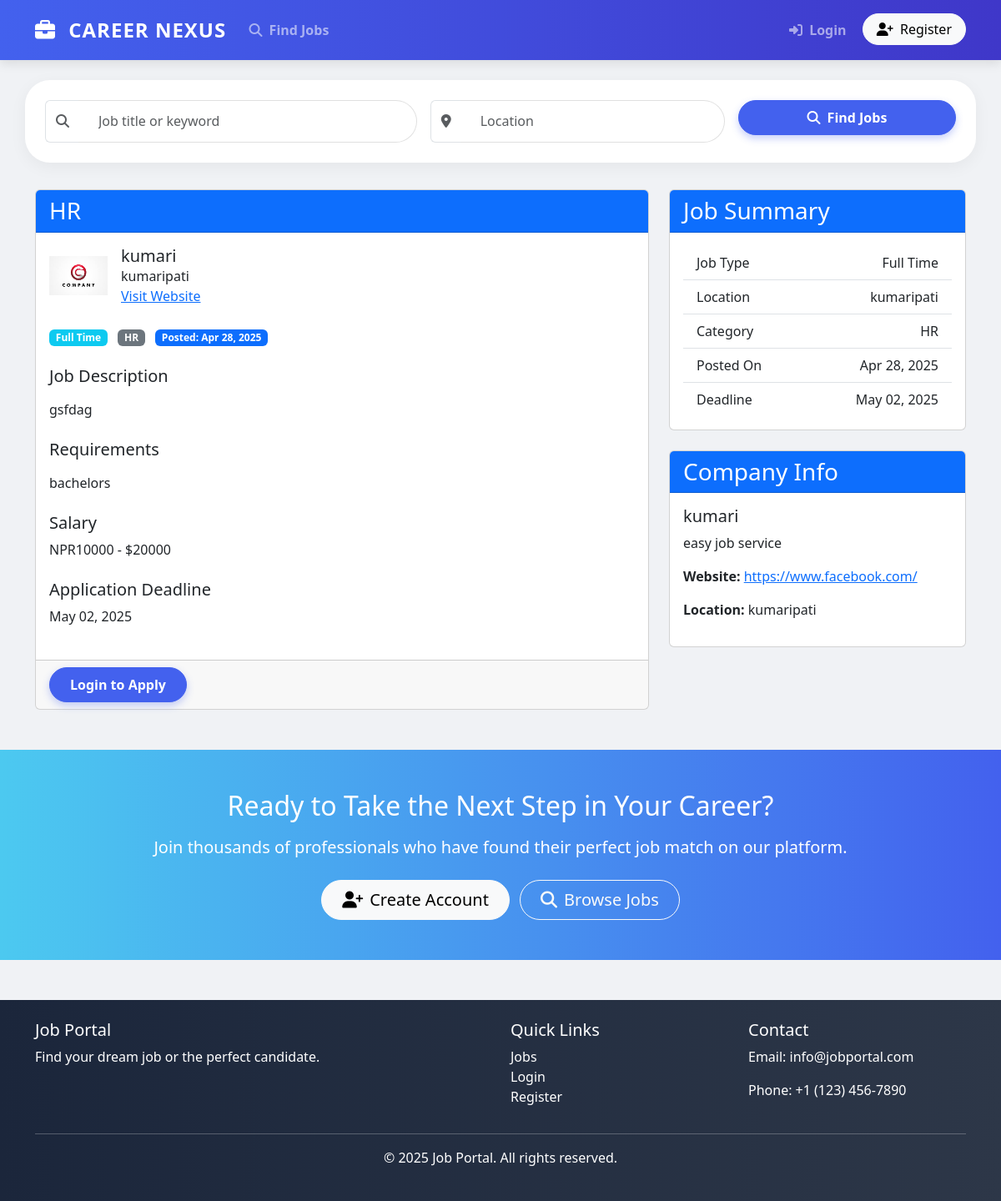
Screenshot of /jobs/3/ with the database file from the repository.
### jobs/models.py (models this page shows, shortened)
class Job(models.Model):
    JOB_TYPE_CHOICES = [
        ('full_time', 'Full Time'),
        ('part_time', 'Part Time'),
        ('contract', 'Contract'),
        ('internship', 'Internship'),
        ('remote', 'Remote'),
    ]
    title = models.CharField(max_length=100)
    company = models.ForeignKey(Company, on_delete=models.CASCADE, related_name='jobs')
    category = models.ForeignKey(Category, on_delete=models.SET_NULL, null=True, related_name='jobs')
    description = models.TextField()
    requirements = models.TextField()
    salary_min = models.IntegerField(blank=True, null=True)
    salary_max = models.IntegerField(blank=True, null=True)
    location = models.CharField(max_length=100)
    job_type = models.CharField(max_length=20, choices=JOB_TYPE_CHOICES)
    posted_by = models.ForeignKey(User, on_delete=models.CASCADE, related_name='posted_jobs')
    created_at = models.DateTimeField(auto_now_add=True)
    deadline = models.DateField()
    is_active = models.BooleanField(default=True)

class Category(models.Model):
    name = models.CharField(max_length=100)
    class Meta:
        verbose_name_plural = "Categories"

### companies/models.py (models this page shows, shortened)
class Company(models.Model):
    name = models.CharField(max_length=100)
    owner = models.ForeignKey(User, on_delete=models.CASCADE, related_name='companies')
    logo = models.ImageField(upload_to='company_logos/', blank=True, null=True)
    description = models.TextField()
    website = models.URLField(blank=True, null=True)
    location = models.CharField(max_length=100)
    established_date = models.DateField(blank=True, null=True)
    class Meta:
        verbose_name_plural = "Companies"

### jobs/views.py (the view)
# urls.py: path('jobs/<int:pk>/', views.job_detail, name='job_detail'),
def job_detail(request, pk):
    job = get_object_or_404(Job, pk=pk)
    already_applied = False
    if request.user.is_authenticated:
        already_applied = Application.objects.filter(job=job, applicant=request.user).exists()
    return render(request, 'jobs/job_detail.html', {
        'job': job,
        'already_applied': already_applied
    })

### templates/jobs/job_detail.html (shortened to what this page needs)
{% extends 'base.html' %}
{% block content %}
<div class="row">
    <div class="col-md-8">
        <div class="card mb-4">
            <div class="card-header bg-primary text-white">
                <h3 class="mb-0">{{ job.title }}</h3>
            </div>
            <div class="card-body">
                <div class="d-flex align-items-center mb-4">
                    {% if job.company.logo %}
                        <img src="{{ job.company.logo.url }}" alt="{{ job.company.name }} Logo" class="me-3" style="width: 70px; height: 70px; object-fit: contain;">
                    {% else %}
                        <img src="https://via.placeholder.com/70" alt="Company Logo" class="me-3">
                    {% endif %}
                    <div>
                        <h5 class="mb-0">{{ job.company.name }}</h5>
                        <p class="mb-0">{{ job.location }}</p>
                        {% if job.company.website %}
                            <a href="{{ job.company.website }}" target="_blank">Visit Website</a>
                        {% endif %}
                    </div>
                </div>
                <div class="mb-4">
                    <span class="badge bg-info me-2">{{ job.get_job_type_display }}</span>
                    {% if job.category %}
                        <span class="badge bg-secondary me-2">{{ job.category.name }}</span>
                    {% endif %}
                    <span class="badge bg-primary">Posted: {{ job.created_at|date:"M d, Y" }}</span>
                </div>
                <div class="mb-4">
                    <h5>Job Description</h5>
                    <p>{{ job.description|linebreaks }}</p>
                </div>
                <div class="mb-4">
                    <h5>Requirements</h5>
                    <p>{{ job.requirements|linebreaks }}</p>
                </div>
                {% if job.salary_min or job.salary_max %}
                    <div class="mb-4">
                        <h5>Salary</h5>
                        <p>
                            {% if job.salary_min and job.salary_max %}
                                NPR{{ job.salary_min }} - ${{ job.salary_max }}
                            {% elif job.salary_min %}
                                From ${{ job.salary_min }}
                            {% elif job.salary_max %}
                                Up to ${{ job.salary_max }}
                            {% endif %}
                        </p>
                    </div>
                {% endif %}
                <div class="mb-4">
                    <h5>Application Deadline</h5>
                    <p>{{ job.deadline|date:"F d, Y" }}</p>
                </div>
            </div>
<div class="card-footer">
    {% if user.is_authenticated %}
        {% if user.profile.is_employer %}
            {% if job.posted_by == user %}
                <div class="d-flex">
                    <a href="{% url 'job_update' job.pk %}" class="btn btn-primary me-2">Edit Job</a>
                    <a href="{% url 'job_delete' job.pk %}" class="btn btn-danger me-2">Delete Job</a>
                    <a href="{% url 'manage_applications' job.pk %}" class="btn btn-info">Manage Applications</a>
                </div>
            {% endif %}
        {% else %}
            {% if already_applied %}
                <div class="d-flex">
                    <button class="btn btn-success me-2" disabled>Already Applied</button>
                    <a href="{% url 'withdraw_application' job.pk %}" class="btn btn-outline-danger">Withdraw Application</a>
                </div
            {% else %}
                <a href="{% url 'apply_for_job' job.pk %}" class="btn btn-primary">Apply Now</a>
            {% endif %}
        {% endif %}
    {% else %}
        <a href="{% url 'login' %}?next={% url 'apply_for_job' job.pk %}" class="btn btn-primary">Login to Apply</a>
    {% endif %}
</div>
        </div>
    </div>
    <div class="col-md-4">
        <div class="card mb-4">
            <div class="card-header bg-primary text-white">
                <h3 class="mb-0">Job Summary</h3>
            </div>
            <div class="card-body">
                <ul class="list-group list-group-flush">
                    <li class="list-group-item d-flex justify-content-between align-items-center">
                        <span>Job Type</span>
                        <span>{{ job.get_job_type_display }}</span>
                    </li>
                    <li class="list-group-item d-flex justify-content-between align-items-center">
                        <span>Location</span>
                        <span>{{ job.location }}</span>
                    </li>
                    {% if job.category %}
                        <li class="list-group-item d-flex justify-content-between align-items-center">
                            <span>Category</span>
                            <span>{{ job.category.name }}</span>
                        </li>
                    {% endif %}
                    <li class="list-group-item d-flex justify-content-between align-items-center">
                        <span>Posted On</span>
                        <span>{{ job.created_at|date:"M d, Y" }}</span>
                    </li>
                    <li class="list-group-item d-flex justify-content-between align-items-center">
                        <span>Deadline</span>
                        <span>{{ job.deadline|date:"M d, Y" }}</span>
                    </li>
                </ul>
            </div>
        </div>
        <div class="card">
            <div class="card-header bg-primary text-white">
                <h3 class="mb-0">Company Info</h3>
            </div>
            <div class="card-body">
                <h5>{{ job.company.name }}</h5>
                <p>{{ job.company.description|truncatewords:30 }}</p>
                {% if job.company.website %}
                    <p><strong>Website:</strong> <a href="{{ job.company.website }}" target="_blank">{{ job.company.website }}</a></p>
                {% endif %}
                <p><strong>Location:</strong> {{ job.company.location }}</p>
            </div>
        </div>
    </div>
</div>
{% endblock %}

### templates/base.html (style rules this page uses)
:root { --primary-color: #4361ee; --secondary-color: #3f37c9; --accent-color: #4cc9f0; --dark-color: #1b263b; --light-color: #f8f9fa; }
body { font-family: 'Segoe UI', Tahoma, Geneva, Verdana, sans-serif; background-color: #f0f2f5; }
.btn-primary { background-color: var(--primary-color); border-color: var(--primary-color); border-radius: 30px; padding: 0.5rem 1.5rem; font-weight: 600; box-shadow: 0 4px 10px rgba(67, 97, 238, 0.3); }

### rows the page displays
Job: title "HR", company.logo (picture), company.name "kumari", location "kumaripati", job_type "Full Time", category.name "HR", created_at "Apr 28, 2025", description "gsfdag", requirements "bachelors", salary_min "10000", salary_max "20000", deadline "May 02, 2025", company.description "easy job service", company.website "https://www.facebook.com/", company.location "kumaripati"
